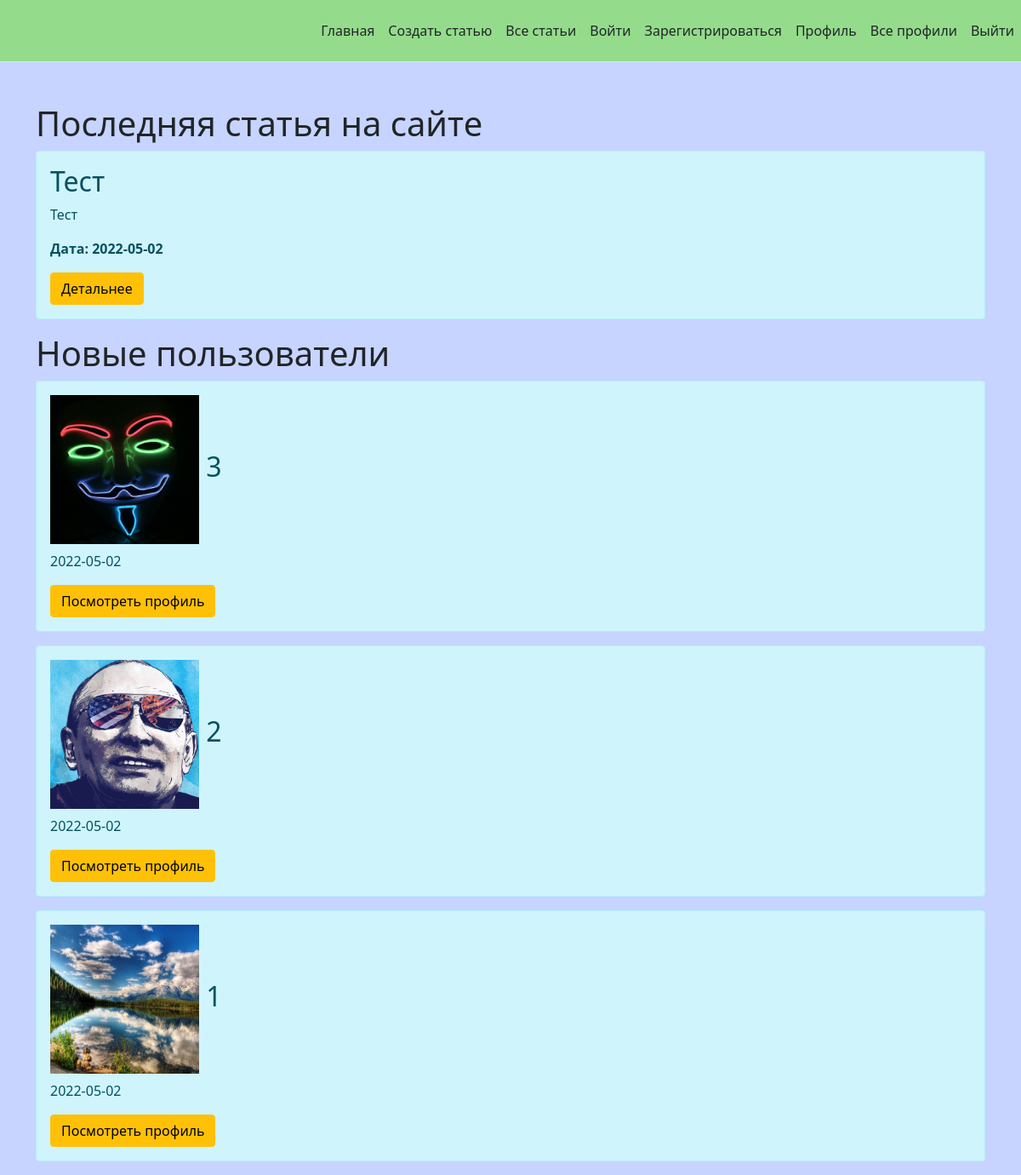
The page / on the database its author committed.
### app.py (models this page shows, shortened)
class Article(db.Model):
    id = db.Column(db.Integer, primary_key=True)
    title = db.Column(db.String(100), nullable=False)
    intro = db.Column(db.String(300), nullable=False)
    text = db.Column(db.Text, nullable=False)
    date = db.Column(db.DateTime, default=datetime.utcnow)
    author = db.Column(db.String(20), nullable=False)
    update_author = db.Column(db.String(20), nullable=True)

class User(db.Model, UserMixin):
    id = db.Column(db.Integer, primary_key=True)
    username = db.Column(db.String(20), nullable=False, unique=False)
    password_hash = db.Column(db.String(20), nullable=False)
    reg_date = db.Column(db.DateTime, default=datetime.utcnow)
    last_date = db.Column(db.DateTime, default=datetime.utcnow)

### app.py (the view)
@app.route('/')
def index():
    return render_template("index.html", one_article=Article.query.order_by(Article.date.desc(
    )).first(), new_users=User.query.order_by(User.id.desc()).limit(5).all())

### templates/index.html (shortened to what this page needs)
{% extends 'base.html' %}
{% block body %}
<div class="container mt-5">
    {% if one_article %}
    <h1>Последняя статья на сайте</h1>
        <div class="alert alert-info">
            <h2>{{ one_article.title }}</h2>
            <p>{{ one_article.intro }}</p>
            <p><b>Дата: {{ one_article.date.date() }}</b></p>
            <a href="/posts/{{ one_article.id }}" class="btn btn-warning">Детальнее</a>
        </div>
    {% else %}
    <p>Странно, но ещё никто не написал статью¬_¬</p>
    {% endif %}
    {% if new_users|length > 0 %}
    <h1>Новые пользователи</h1>
        {% for el in new_users %}
        <div class="alert alert-info">
            <h2><img src="/static/images/{{ el.id }}.jpg" height="175"
                     width="175"
         alt=""> {{ el.username }}</h2>
            <p>{{ el.reg_date.date() }}</p>
            <a href="/profile/{{ el.username }}"
               class="btn btn-warning">Посмотреть
                профиль</a>
        </div>
        {% endfor %}
    {% endif %}
</div>
{% endblock %}

### static/css/style.css (style rules this page uses)
.list { background-color: rgba(57,101,255,0.28); }

### rows shown on the page
Article: title "Тест", intro "Тест", date "2022-05-02"
User: shows a picture, username "3", reg_date "2022-05-02"
User: shows a picture, username "2", reg_date "2022-05-02"
User: shows a picture, username "1", reg_date "2022-05-02"
